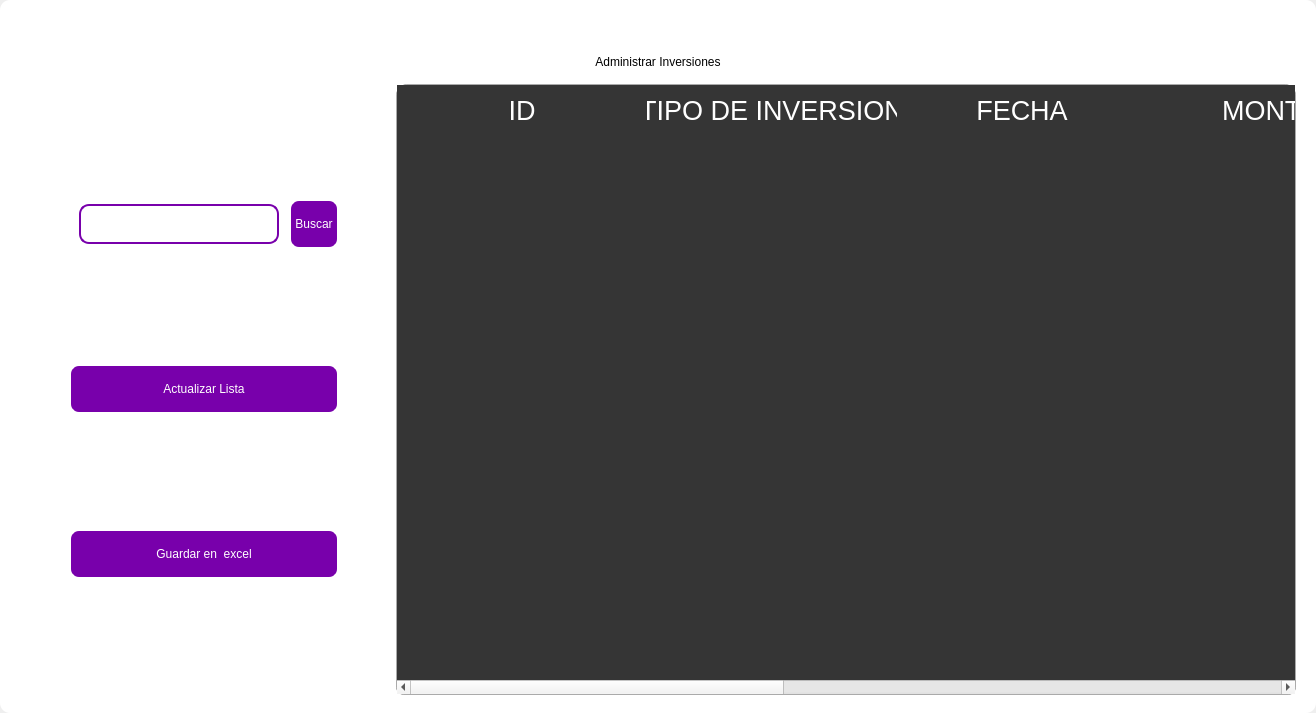
<?xml version="1.0" encoding="UTF-8"?>
<ui version="4.0">
 <class>MainWindow</class>
 <widget class="QMainWindow" name="MainWindow">
  <property name="geometry">
   <rect>
    <x>0</x>
    <y>0</y>
    <width>1316</width>
    <height>713</height>
   </rect>
  </property>
  <property name="windowTitle">
   <string>MainWindow</string>
  </property>
  <property name="styleSheet">
   <string notr="true"/>
  </property>
  <widget class="QWidget" name="centralwidget">
   <property name="styleSheet">
    <string notr="true"/>
   </property>
   <layout class="QVBoxLayout" name="verticalLayout">
    <property name="spacing">
     <number>0</number>
    </property>
    <property name="leftMargin">
     <number>0</number>
    </property>
    <property name="topMargin">
     <number>0</number>
    </property>
    <property name="rightMargin">
     <number>0</number>
    </property>
    <property name="bottomMargin">
     <number>0</number>
    </property>
    <item>
     <widget class="QFrame" name="frame">
      <property name="enabled">
       <bool>true</bool>
      </property>
      <property name="styleSheet">
       <string notr="true">
QFrame {
border-radius:10px;
	background-color: rgb(255, 255, 255);
 }
</string>
      </property>
      <property name="frameShape">
       <enum>QFrame::StyledPanel</enum>
      </property>
      <property name="frameShadow">
       <enum>QFrame::Raised</enum>
      </property>
      <layout class="QVBoxLayout" name="verticalLayout_2">
       <item>
        <widget class="QFrame" name="frame_superior">
         <property name="minimumSize">
          <size>
           <width>0</width>
           <height>40</height>
          </size>
         </property>
         <property name="maximumSize">
          <size>
           <width>16777215</width>
           <height>40</height>
          </size>
         </property>
         <property name="styleSheet">
          <string notr="true">QPushButton{
border-radius:18px;
}

QPushButton:hover{
	background-color: rgb(0, 0, 0);
}
</string>
         </property>
         <property name="frameShape">
          <enum>QFrame::StyledPanel</enum>
         </property>
         <property name="frameShadow">
          <enum>QFrame::Raised</enum>
         </property>
         <layout class="QHBoxLayout" name="horizontalLayout_3">
          <property name="spacing">
           <number>4</number>
          </property>
          <property name="leftMargin">
           <number>0</number>
          </property>
          <property name="topMargin">
           <number>0</number>
          </property>
          <property name="rightMargin">
           <number>0</number>
          </property>
          <property name="bottomMargin">
           <number>0</number>
          </property>
          <item>
           <widget class="QPushButton" name="btn_icon">
            <property name="text">
             <string/>
            </property>
            <property name="iconSize">
             <size>
              <width>40</width>
              <height>40</height>
             </size>
            </property>
           </widget>
          </item>
          <item>
           <spacer name="horizontalSpacer_2">
            <property name="orientation">
             <enum>Qt::Horizontal</enum>
            </property>
            <property name="sizeHint" stdset="0">
             <size>
              <width>443</width>
              <height>20</height>
             </size>
            </property>
           </spacer>
          </item>
          <item>
           <widget class="QPushButton" name="btn_exit">
            <property name="minimumSize">
             <size>
              <width>38</width>
              <height>38</height>
             </size>
            </property>
            <property name="maximumSize">
             <size>
              <width>38</width>
              <height>38</height>
             </size>
            </property>
            <property name="text">
             <string/>
            </property>
            <property name="iconSize">
             <size>
              <width>35</width>
              <height>35</height>
             </size>
            </property>
           </widget>
          </item>
          <item>
           <widget class="QPushButton" name="bt_minimizar">
            <property name="minimumSize">
             <size>
              <width>38</width>
              <height>38</height>
             </size>
            </property>
            <property name="maximumSize">
             <size>
              <width>38</width>
              <height>38</height>
             </size>
            </property>
            <property name="cursor">
             <cursorShape>PointingHandCursor</cursorShape>
            </property>
            <property name="text">
             <string/>
            </property>
            <property name="icon">
             <iconset>
              <normaloff>image/minus.svg</normaloff>image/minus.svg</iconset>
            </property>
            <property name="iconSize">
             <size>
              <width>38</width>
              <height>38</height>
             </size>
            </property>
           </widget>
          </item>
          <item>
           <widget class="QPushButton" name="bt_maximizar">
            <property name="minimumSize">
             <size>
              <width>38</width>
              <height>38</height>
             </size>
            </property>
            <property name="maximumSize">
             <size>
              <width>38</width>
              <height>38</height>
             </size>
            </property>
            <property name="cursor">
             <cursorShape>PointingHandCursor</cursorShape>
            </property>
            <property name="text">
             <string/>
            </property>
            <property name="icon">
             <iconset>
              <normaloff>image/chevron-up.svg</normaloff>image/chevron-up.svg</iconset>
            </property>
            <property name="iconSize">
             <size>
              <width>38</width>
              <height>38</height>
             </size>
            </property>
           </widget>
          </item>
          <item>
           <widget class="QPushButton" name="bt_restaurar">
            <property name="minimumSize">
             <size>
              <width>38</width>
              <height>38</height>
             </size>
            </property>
            <property name="maximumSize">
             <size>
              <width>38</width>
              <height>38</height>
             </size>
            </property>
            <property name="cursor">
             <cursorShape>PointingHandCursor</cursorShape>
            </property>
            <property name="text">
             <string/>
            </property>
            <property name="icon">
             <iconset>
              <normaloff>image/chevron-down.svg</normaloff>image/chevron-down.svg</iconset>
            </property>
            <property name="iconSize">
             <size>
              <width>38</width>
              <height>38</height>
             </size>
            </property>
           </widget>
          </item>
          <item>
           <widget class="QPushButton" name="bt_cerrar">
            <property name="minimumSize">
             <size>
              <width>38</width>
              <height>38</height>
             </size>
            </property>
            <property name="maximumSize">
             <size>
              <width>38</width>
              <height>38</height>
             </size>
            </property>
            <property name="cursor">
             <cursorShape>PointingHandCursor</cursorShape>
            </property>
            <property name="text">
             <string/>
            </property>
            <property name="icon">
             <iconset>
              <normaloff>image/x.svg</normaloff>image/x.svg</iconset>
            </property>
            <property name="iconSize">
             <size>
              <width>38</width>
              <height>38</height>
             </size>
            </property>
           </widget>
          </item>
         </layout>
        </widget>
       </item>
       <item>
        <widget class="QLabel" name="label">
         <property name="styleSheet">
          <string notr="true">font: 30pt &quot;MS Shell Dlg 2&quot;;
color: rgb(0, 0, 0);</string>
         </property>
         <property name="text">
          <string>Administrar Inversiones</string>
         </property>
         <property name="alignment">
          <set>Qt::AlignCenter</set>
         </property>
        </widget>
       </item>
       <item>
        <widget class="QFrame" name="frame_3">
         <property name="minimumSize">
          <size>
           <width>0</width>
           <height>0</height>
          </size>
         </property>
         <property name="frameShape">
          <enum>QFrame::StyledPanel</enum>
         </property>
         <property name="frameShadow">
          <enum>QFrame::Raised</enum>
         </property>
         <layout class="QHBoxLayout" name="horizontalLayout_4">
          <property name="leftMargin">
           <number>9</number>
          </property>
          <property name="topMargin">
           <number>9</number>
          </property>
          <property name="rightMargin">
           <number>9</number>
          </property>
          <item>
           <layout class="QVBoxLayout" name="verticalLayout_4">
            <property name="spacing">
             <number>50</number>
            </property>
            <property name="sizeConstraint">
             <enum>QLayout::SetDefaultConstraint</enum>
            </property>
            <property name="leftMargin">
             <number>50</number>
            </property>
            <property name="topMargin">
             <number>50</number>
            </property>
            <property name="rightMargin">
             <number>50</number>
            </property>
            <property name="bottomMargin">
             <number>50</number>
            </property>
            <item>
             <layout class="QHBoxLayout" name="horizontalLayout">
              <property name="spacing">
               <number>10</number>
              </property>
              <property name="leftMargin">
               <number>10</number>
              </property>
              <property name="topMargin">
               <number>0</number>
              </property>
              <property name="bottomMargin">
               <number>0</number>
              </property>
              <item>
               <widget class="QLineEdit" name="searchtxt">
                <property name="minimumSize">
                 <size>
                  <width>200</width>
                  <height>25</height>
                 </size>
                </property>
                <property name="maximumSize">
                 <size>
                  <width>150</width>
                  <height>40</height>
                 </size>
                </property>
                <property name="styleSheet">
                 <string notr="true">QLabel {
	color: rgb(255, 255, 254);
	font: 12pt &quot;Arial&quot;;
	background-color: rgba(0, 0, 0,0);
}

QTextEdit{
background-color: rgba(0, 0, 0,0);
border-radius:10px; 
font: 12pt &quot;Arial&quot;;
color: rgb(255, 255, 254);
border: 2px solid  rgb(255, 255, 255);

}

QTextEdit:hover{
background-color: rgba(0, 0, 0,0);
border-radius:10px; 
font: 12pt &quot;Arial&quot;;
border: 2px solid  rgb(120, 0, 171);
}

QTextEdit:focus{
background-color: rgb(0, 0, 0);
border-radius:10px; 
font: 12pt &quot;Arial&quot;;
border: 2px solid rgb(120, 0, 171);
}

QLineEdit{
background-color: rgba(0, 0, 0,0);
border-radius:10px; 
font: 12pt &quot;Arial&quot;;
color: rgb(255, 255, 254);
border: 2px solid  rgb(120, 0, 171);
}

QLineEdit:hover{
background-color: rgba(0, 0, 0,0);
border-radius:10px; 
font: 12pt &quot;Arial&quot;;
border: 2px solid  rgb(120, 0, 171);
}

QLineEdit:focus{
background-color: rgb(0, 0, 0);
border-radius:10px; 
font: 12pt &quot;Arial&quot;;
border: 2px solid rgb(120, 0, 171);
}

QCheckBox{
	font: 12pt &quot;Arial&quot;;
	color: rgb(255, 255, 255);
}

QCheckBox::indicator {
    width: 18px;
    height:18px;
}

QCheckBox::indicator:unchecked {
   background-image: url(image/square.svg);
}

QCheckBox::indicator:checked {
   background-image: url(image/check-square.svg);
}

QPushButton{
border-radius:10px; 
font: 12pt &quot;Arial&quot;;
color: rgb(255, 255, 254);
border: 2px solid #ffffff;
}

QPushButton:hover{
border-radius:10px; 
font: 12pt &quot;Arial&quot;;
color: rgb(255, 255, 255);
border: 2px solid rgb(120, 0, 171);
	background-color: rgb(120, 0, 171);
}
</string>
                </property>
               </widget>
              </item>
              <item>
               <widget class="QPushButton" name="btn_search">
                <property name="sizePolicy">
                 <sizepolicy hsizetype="Minimum" vsizetype="Fixed">
                  <horstretch>0</horstretch>
                  <verstretch>0</verstretch>
                 </sizepolicy>
                </property>
                <property name="minimumSize">
                 <size>
                  <width>0</width>
                  <height>15</height>
                 </size>
                </property>
                <property name="maximumSize">
                 <size>
                  <width>100</width>
                  <height>50</height>
                 </size>
                </property>
                <property name="cursor">
                 <cursorShape>PointingHandCursor</cursorShape>
                </property>
                <property name="styleSheet">
                 <string notr="true">QPushButton{
border-radius:10px; 
font: 12pt &quot;Arial&quot;;
color: rgb(255, 255, 254);
border: 2px solid #ffffff;
	background-color: rgb(120, 0, 171);
}

QPushButton:hover{
border-radius:10px; 
font: 12pt &quot;Arial&quot;;
color: rgb(255, 255, 255);
border: 2px solid rgb(120, 0, 171);
	background-color: rgb(120, 0, 171);
}</string>
                </property>
                <property name="text">
                 <string>Buscar</string>
                </property>
               </widget>
              </item>
             </layout>
            </item>
            <item>
             <widget class="QPushButton" name="btn_get">
              <property name="minimumSize">
               <size>
                <width>50</width>
                <height>40</height>
               </size>
              </property>
              <property name="maximumSize">
               <size>
                <width>300</width>
                <height>50</height>
               </size>
              </property>
              <property name="cursor">
               <cursorShape>PointingHandCursor</cursorShape>
              </property>
              <property name="styleSheet">
               <string notr="true">QPushButton{
border-radius:10px; 
font: 12pt &quot;Arial&quot;;
color: rgb(255, 255, 254);
border: 2px solid #ffffff;
	background-color: rgb(120, 0, 171);
}

QPushButton:hover{
border-radius:10px; 
font: 12pt &quot;Arial&quot;;
color: rgb(255, 255, 255);
border: 2px solid rgb(120, 0, 171);
	background-color: rgb(120, 0, 171);
}</string>
              </property>
              <property name="text">
               <string>Actualizar Lista</string>
              </property>
              <property name="iconSize">
               <size>
                <width>35</width>
                <height>35</height>
               </size>
              </property>
             </widget>
            </item>
            <item>
             <widget class="QPushButton" name="btn_excel">
              <property name="minimumSize">
               <size>
                <width>10</width>
                <height>40</height>
               </size>
              </property>
              <property name="maximumSize">
               <size>
                <width>300</width>
                <height>50</height>
               </size>
              </property>
              <property name="cursor">
               <cursorShape>PointingHandCursor</cursorShape>
              </property>
              <property name="styleSheet">
               <string notr="true">QPushButton{
border-radius:10px; 
font: 12pt &quot;Arial&quot;;
color: rgb(255, 255, 254);
border: 2px solid #ffffff;
	background-color: rgb(120, 0, 171);
}

QPushButton:hover{
border-radius:10px; 
font: 12pt &quot;Arial&quot;;
color: rgb(255, 255, 255);
border: 2px solid rgb(120, 0, 171);
	background-color: rgb(120, 0, 171);
}</string>
              </property>
              <property name="text">
               <string>Guardar en  excel</string>
              </property>
              <property name="iconSize">
               <size>
                <width>35</width>
                <height>35</height>
               </size>
              </property>
             </widget>
            </item>
           </layout>
          </item>
          <item>
           <widget class="QTableWidget" name="table_investment">
            <property name="minimumSize">
             <size>
              <width>900</width>
              <height>0</height>
             </size>
            </property>
            <property name="maximumSize">
             <size>
              <width>700</width>
              <height>16777215</height>
             </size>
            </property>
            <property name="styleSheet">
             <string notr="true">QTableView {

	border: 1px solid rgba(255,255,255,40);
	border-bottom-right-radius: 7px; 
	border-bottom-left-radius: 7px; 
	color: white;
	font: 15pt &quot;MS Shell Dlg 2&quot;;
	background-color: rgb(53, 53, 53);
}

QHeaderView::section {
background-color: rgb(53, 53, 53);
color: white;
border: none;
height: 50px;
font-size: 20pt;
}

QTableView::item {
    border-style: none;
    border-bottom: 1px solid rgba(255,255,255,50);
    padding-left: auto;
    padding-right: auto;
}

QTableView::item:selected{
	border: none;
	color: rgb(255, 255, 255);
    background-color: rgba(255, 255, 255, 50);
}
</string>
            </property>
            <property name="lineWidth">
             <number>1</number>
            </property>
            <property name="editTriggers">
             <set>QAbstractItemView::NoEditTriggers</set>
            </property>
            <attribute name="horizontalHeaderDefaultSectionSize">
             <number>250</number>
            </attribute>
            <column>
             <property name="text">
              <string>ID</string>
             </property>
            </column>
            <column>
             <property name="text">
              <string>TIPO DE INVERSION</string>
             </property>
            </column>
            <column>
             <property name="text">
              <string>FECHA</string>
             </property>
            </column>
            <column>
             <property name="text">
              <string>MONTO</string>
             </property>
            </column>
            <column>
             <property name="text">
              <string>MONTO FINAL INVERTIDO</string>
             </property>
            </column>
            <column>
             <property name="text">
              <string>RENDIMIENTO</string>
             </property>
            </column>
            <column>
             <property name="text">
              <string>FECHA EXPIRACION</string>
             </property>
            </column>
           </widget>
          </item>
         </layout>
        </widget>
       </item>
      </layout>
     </widget>
    </item>
   </layout>
  </widget>
 </widget>
 <resources/>
 <connections/>
</ui>
